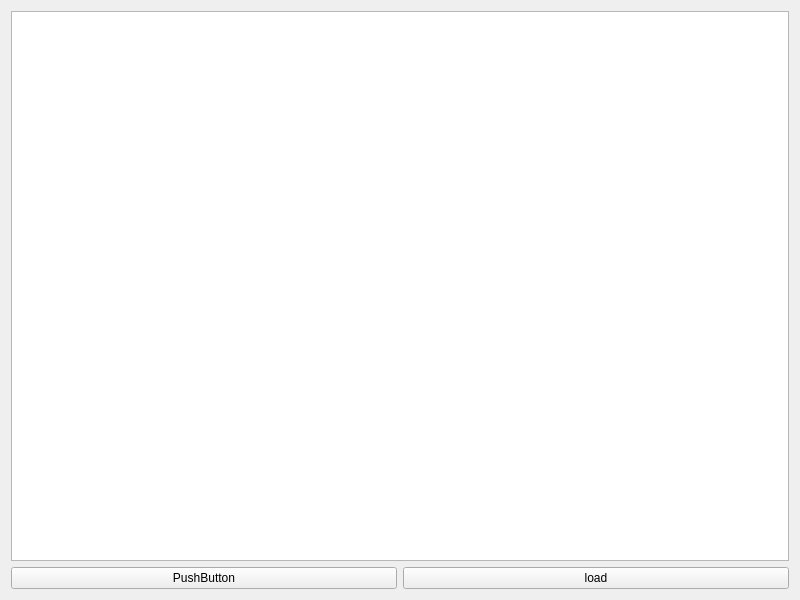
<?xml version="1.0" encoding="UTF-8"?>
<ui version="4.0">
 <class>MainServer</class>
 <widget class="QWidget" name="MainServer">
  <property name="geometry">
   <rect>
    <x>0</x>
    <y>0</y>
    <width>800</width>
    <height>600</height>
   </rect>
  </property>
  <property name="windowTitle">
   <string>MainServer</string>
  </property>
  <layout class="QVBoxLayout" name="verticalLayout_2">
   <item>
    <layout class="QVBoxLayout" name="verticalLayout">
     <item>
      <widget class="QTableView" name="tableView"/>
     </item>
     <item>
      <layout class="QHBoxLayout" name="horizontalLayout">
       <item>
        <widget class="QPushButton" name="pushButton">
         <property name="text">
          <string>PushButton</string>
         </property>
        </widget>
       </item>
       <item>
        <widget class="QPushButton" name="loadButton">
         <property name="text">
          <string>load</string>
         </property>
        </widget>
       </item>
      </layout>
     </item>
    </layout>
   </item>
  </layout>
 </widget>
 <resources/>
 <connections/>
</ui>
